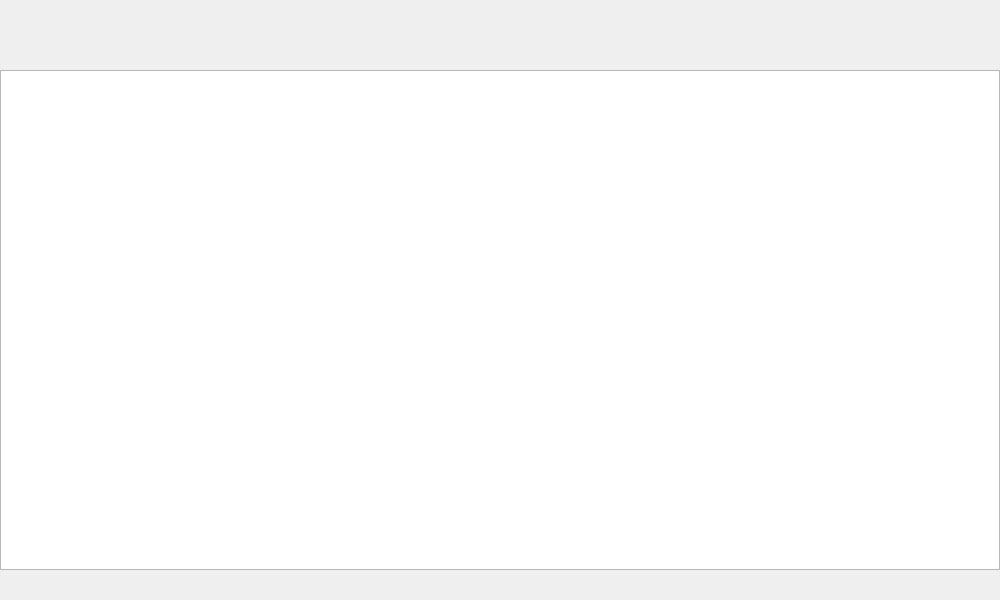
<?xml version="1.0" encoding="UTF-8"?>
<ui version="4.0">
 <class>SellerShoppingCartForm</class>
 <widget class="QWidget" name="SellerShoppingCartForm">
  <property name="geometry">
   <rect>
    <x>0</x>
    <y>0</y>
    <width>1000</width>
    <height>600</height>
   </rect>
  </property>
  <property name="windowTitle">
   <string>Form</string>
  </property>
  <widget class="QTableWidget" name="tableWidget">
   <property name="geometry">
    <rect>
     <x>0</x>
     <y>70</y>
     <width>1000</width>
     <height>500</height>
    </rect>
   </property>
   <attribute name="horizontalHeaderDefaultSectionSize">
    <number>1000</number>
   </attribute>
   <attribute name="verticalHeaderDefaultSectionSize">
    <number>250</number>
   </attribute>
  </widget>
 </widget>
 <resources/>
 <connections/>
</ui>
